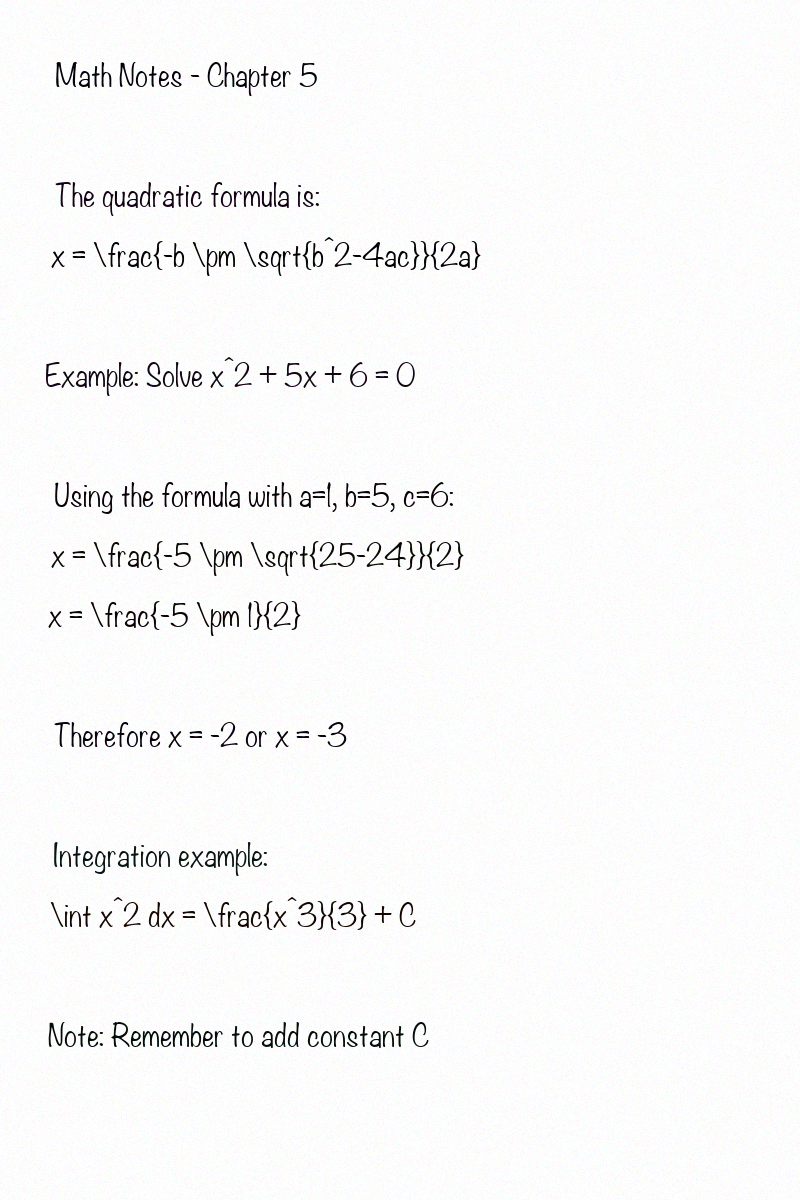
#> input picture samples/page.png, 800 x 1200 px
$ python -i preprocess.py   (imports and definitions only)
#> lines starting #> are read from the running program, lines starting #| are printed output that depends on the picture; after the words box and inside, x2 and y2 are one past the last pixel; in counts of white or black regions, pixels touching at a corner belong together
"""
Image preprocessing utilities for OCR pipeline.
Handles letterbox resize, grayscale conversion, and stride-32 padding.
"""

import cv2
import numpy as np
from PIL import Image
from typing import Tuple, Union, Optional


# [172 lines left out: functions letterbox_resize, stride32_pad, to_grayscale, normalize_for_ocr, deskew_image, not called in this run]


def enhance_contrast(image: np.ndarray) -> np.ndarray:
    """Apply CLAHE contrast enhancement."""
    if len(image.shape) == 3:
        # Convert to LAB
        lab = cv2.cvtColor(image, cv2.COLOR_BGR2LAB)
        l, a, b = cv2.split(lab)

        clahe = cv2.createCLAHE(clipLimit=2.0, tileGridSize=(8, 8))
        l = clahe.apply(l)

        lab = cv2.merge([l, a, b])
        return cv2.cvtColor(lab, cv2.COLOR_LAB2BGR)
    else:
        clahe = cv2.createCLAHE(clipLimit=2.0, tileGridSize=(8, 8))
        return clahe.apply(image)


# [15 lines left out: function binarize_adaptive, not called in this run]


# ============================================================================
# ADVANCED PREPROCESSING FUNCTIONS (Phase 1 Optimization)
# ============================================================================

def remove_noise(
    image: np.ndarray,
    method: str = "bilateral",
    strength: int = 10
) -> np.ndarray:
    """
    Remove noise from image using various filtering methods.

    Args:
        image: Input image
        method: 'median', 'bilateral', 'gaussian', or 'nlmeans'
        strength: Filter strength (kernel size for median/gaussian, or d for bilateral)

    Returns:
        Denoised image
    """
    if method == "median":
        kernel_size = strength if strength % 2 == 1 else strength + 1
        return cv2.medianBlur(image, kernel_size)

    elif method == "bilateral":
        # Bilateral filter preserves edges while removing noise
        return cv2.bilateralFilter(image, d=strength, sigmaColor=75, sigmaSpace=75)

    elif method == "gaussian":
        kernel_size = strength if strength % 2 == 1 else strength + 1
        return cv2.GaussianBlur(image, (kernel_size, kernel_size), 0)

    elif method == "nlmeans":
        # Non-local means denoising (slower but better quality)
        if len(image.shape) == 3:
            return cv2.fastNlMeansDenoisingColored(image, None, strength, strength, 7, 21)
        else:
            return cv2.fastNlMeansDenoising(image, None, strength, 7, 21)

    return image


def deskew_hough(
    image: np.ndarray,
    max_angle: float = 15.0,
    threshold_ratio: float = 0.3
) -> np.ndarray:
    """
    Detect and correct skew using Hough Transform line detection.
    More accurate than minAreaRect for documents with clear text lines.

    Args:
        image: Input image
        max_angle: Maximum skew angle to correct
        threshold_ratio: Hough threshold as ratio of image diagonal

    Returns:
        Deskewed image
    """
    if len(image.shape) == 3:
        gray = cv2.cvtColor(image, cv2.COLOR_BGR2GRAY)
    else:
        gray = image.copy()

    # Edge detection
    edges = cv2.Canny(gray, 50, 150, apertureSize=3)

    # Hough line detection
    h, w = gray.shape
    threshold = int(min(h, w) * threshold_ratio)
    lines = cv2.HoughLines(edges, 1, np.pi / 180, threshold)

    if lines is None or len(lines) == 0:
        return image

    # Collect angles near horizontal (text lines)
    angles = []
    for rho, theta in lines[:, 0]:
        angle = np.degrees(theta) - 90  # Convert to degrees from horizontal
        if abs(angle) <= max_angle:
            angles.append(angle)

    if not angles:
        return image

    # Use median angle for robustness
    median_angle = np.median(angles)

    if abs(median_angle) < 0.5:  # Skip tiny corrections
        return image

    # Rotate image
    (h, w) = image.shape[:2]
    center = (w // 2, h // 2)
    M = cv2.getRotationMatrix2D(center, median_angle, 1.0)

    rotated = cv2.warpAffine(
        image, M, (w, h),
        flags=cv2.INTER_CUBIC,
        borderMode=cv2.BORDER_REPLICATE
    )

    return rotated


def normalize_resolution(
    image: np.ndarray,
    target_dpi: int = 300,
    current_dpi: Optional[int] = None,
    target_height: Optional[int] = None
) -> np.ndarray:
    """
    Normalize image resolution for consistent OCR performance.

    Args:
        image: Input image
        target_dpi: Target DPI (if current_dpi is known)
        current_dpi: Current image DPI (if known)
        target_height: Target height in pixels (alternative to DPI-based scaling)

    Returns:
        Resolution-normalized image
    """
    h, w = image.shape[:2]

    if target_height is not None:
        # Scale to target height
        scale = target_height / h
    elif current_dpi is not None and current_dpi != target_dpi:
        # DPI-based scaling
        scale = target_dpi / current_dpi
    else:
        # Heuristic: assume 72 DPI for low-res images, scale up
        if h < 100:
            scale = 300 / 72  # Assume 72 DPI, scale to 300
        elif h < 200:
            scale = 1.5
        else:
            return image  # Already reasonable resolution

    if abs(scale - 1.0) < 0.1:
        return image

    new_w = int(w * scale)
    new_h = int(h * scale)

    # Use INTER_CUBIC for upscaling, INTER_AREA for downscaling
    interpolation = cv2.INTER_CUBIC if scale > 1 else cv2.INTER_AREA

    return cv2.resize(image, (new_w, new_h), interpolation=interpolation)


# [109 lines left out: functions horizontal_projection_profile, detect_baselines, segment_text_lines, not called in this run]


def full_preprocessing_pipeline(
    image: np.ndarray,
    denoise: bool = True,
    deskew: bool = True,
    normalize_res: bool = True,
    enhance: bool = True,
    denoise_method: str = "bilateral",
    target_height: Optional[int] = None
) -> np.ndarray:
    """
    Full preprocessing pipeline combining all optimizations.

    Args:
        image: Input image
        denoise: Apply noise removal
        deskew: Apply Hough-based skew correction
        normalize_res: Normalize resolution
        enhance: Apply contrast enhancement
        denoise_method: 'median', 'bilateral', 'gaussian', 'nlmeans'
        target_height: Optional target height for normalization

    Returns:
        Fully preprocessed image
    """
    result = image.copy()

    # 1. Resolution normalization (do first to standardize input)
    if normalize_res:
        result = normalize_resolution(result, target_height=target_height)

    # 2. Noise removal
    if denoise:
        result = remove_noise(result, method=denoise_method)

    # 3. Skew correction
    if deskew:
        result = deskew_hough(result)

    # 4. Contrast enhancement
    if enhance:
        result = enhance_contrast(result)

    return result


# [204 lines left out: functions preprocess_for_layout, preprocess_for_ocr, crop_region, remove_underlines, boost_dots, not called in this run]

>>> import cv2
>>> picture = cv2.imread('../samples/page.png')
#> picture is the input picture: shape (1200, 800, 3); mean B, G, R 248.4, 248.3, 248.4
>>> result = full_preprocessing_pipeline(picture)
#> in deskew_hough, `edges = cv2.Canny(gray, 50, 150, apertureSize=3)`:
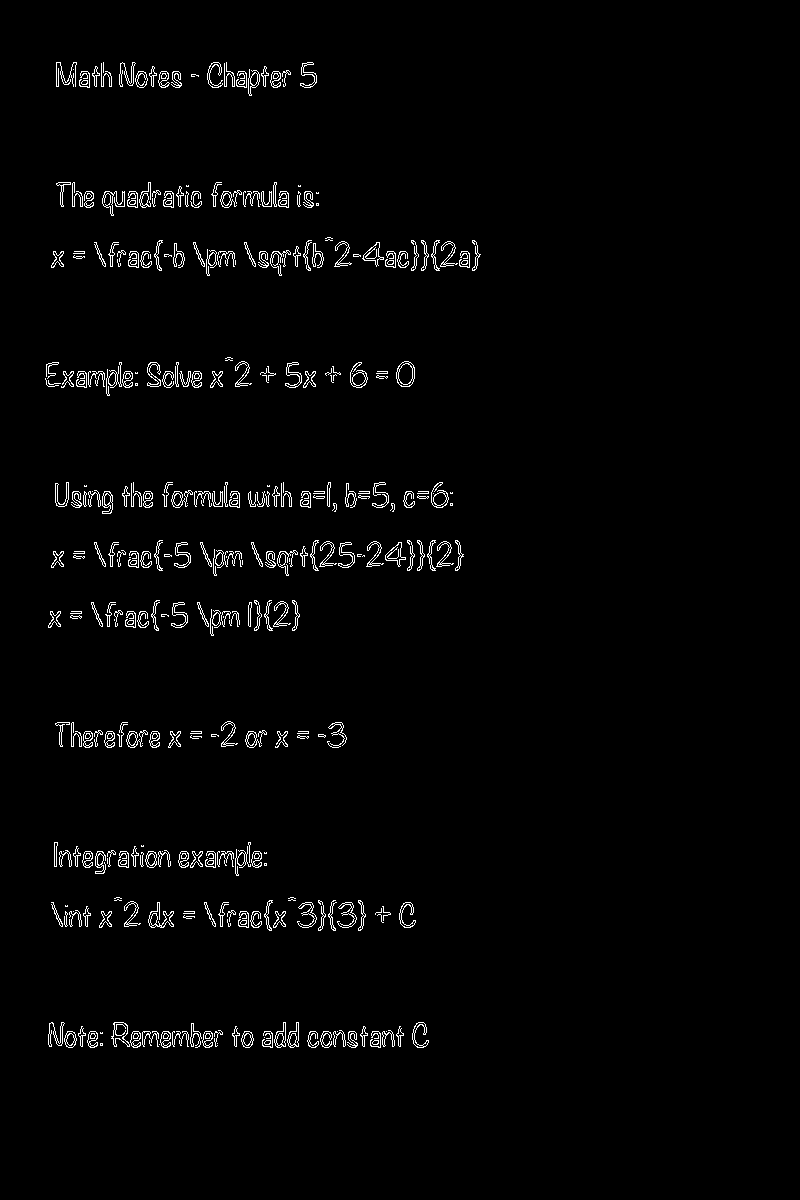
#> edges: shape (1200, 800); 1.9% white in thin lines or dots, all inside (x1, y1, x2, y2) = (45, 62, 481, 1048)
#> in deskew_hough, `lines = cv2.HoughLines(edges, 1, np.pi / 180, threshold)`: lines = None
#> in enhance_contrast, `lab = cv2.cvtColor(image, cv2.COLOR_BGR2LAB)`: lab: shape (1200, 800, 3); mean of channels 0, 1, 2 248.7, 128, 128.1
#> in enhance_contrast, `lab = cv2.merge([l, a, b])`: lab: shape (1200, 800, 3); mean of channels 0, 1, 2 246.8, 128, 128.1
